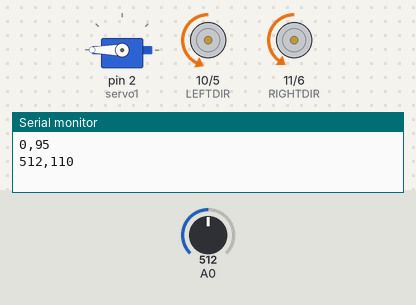
The sketch below on a simulated Arduino Uno, built with avr-gcc and run on an emulated ATmega328P. On the bench: servo, direction and speed pins drawn as motors (green arrow = direction pin HIGH = forward, orange = LOW = backward, longer = more drive), the last lines printed to the serial monitor. Inputs (shaded band) come from the test bench; at power-on: A0 = 512.

Above: at 1.8 s.
1.9 s: A0 set to 1004
At 2.4 s:
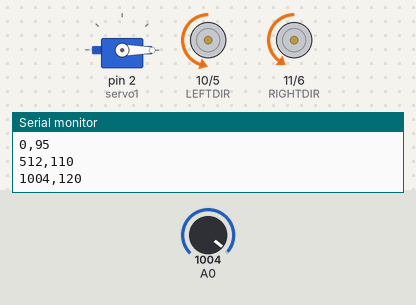
5.0 s: A0 set to 1023
At 5.4 s:
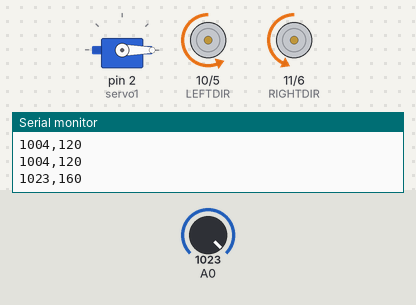
8.1 s: A0 set to 900
At 9.4 s:
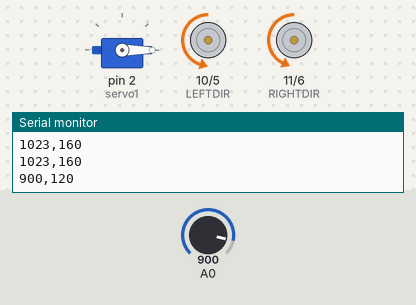
Timing chart, 0 to 17.2 s (numbered marks = the images above; inputs shaded):
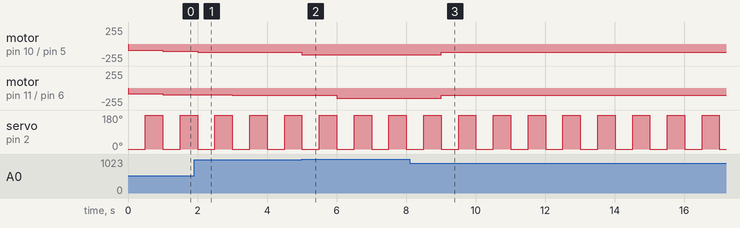

The sketch:

Light_Scan_Robot.ino
```cpp
#include <Servo.h>

#define LEFTDIR 10
#define RIGHTDIR 11
#define LEFTSPEED 5
#define RIGHTSPEED 6

#define MIN 0
#define MAX 1023

int leftL = 0;
int rightL = 0;

Servo servo1;

void setup() {
  // put your setup code here, to run once:
  servo1.attach(2);
  servo1.write(90);
  pinMode(LEFTDIR, OUTPUT);
  pinMode(LEFTSPEED, OUTPUT);
  pinMode(RIGHTDIR, OUTPUT);
  pinMode(RIGHTSPEED, OUTPUT);
  digitalWrite(LEFTDIR, LOW);
  digitalWrite(RIGHTDIR, LOW);
  Serial.begin(9600);
}

void loop() {

  // put your main code here, to run repeatedly:
  int leftS = lightToSpeed(leftL)+10;
  int rightS = lightToSpeed(rightL);
  Serial.print(leftL);
  Serial.print(',');
  Serial.println(leftS);
  analogWrite(LEFTSPEED, leftS);
  analogWrite(RIGHTSPEED, rightS);
  rightL = leftL = 0;
  servo1.write(0);
  delay(500);
  rightL = analogRead(A0);
  servo1.write(180);
  delay(500);
  leftL = analogRead(A0);
}

int lightToSpeed(int l) {
  int  state = map(l, MIN, MAX, 0, 5);
  switch (state) {
    case 1:
      return 100;
      break;
    case 2:
      return 100;
      break;
    case 3:
      return 105;
      break;
    case 4:
      return 110;
      break;
    case 5:
      return 150;
      break;
    default:
      return 85;
      break;
  }
}
```

Measured:
- the behaviour switches between 1022 and 1023 on A0 (found by bisection; images 1 and 2)
- after the input at 1.9 s, motor on pin 10 (LEFTDIR) / pin 5 (LEFTSPEED): backward 110/255 → backward 120/255 after 0.10 s; motor on pin 11 (RIGHTDIR) / pin 6 (RIGHTSPEED): backward 100/255 → backward 110/255 after 1.1 s
- after the input at 5.0 s, motor on pin 10 (LEFTDIR) / pin 5 (LEFTSPEED): backward 120/255 → backward 160/255 at once; motor on pin 11 (RIGHTDIR) / pin 6 (RIGHTSPEED): backward 110/255 → backward 150/255 after 1.0 s
- after the input at 8.1 s, motor on pin 10 (LEFTDIR) / pin 5 (LEFTSPEED): backward 160/255 → backward 120/255 after 0.91 s; motor on pin 11 (RIGHTDIR) / pin 6 (RIGHTSPEED): backward 150/255 → backward 110/255 after 0.91 s
- by itself, servo on pin 2 (servo1): alternates 180° for 0.50 s and 0° for 0.50 s
